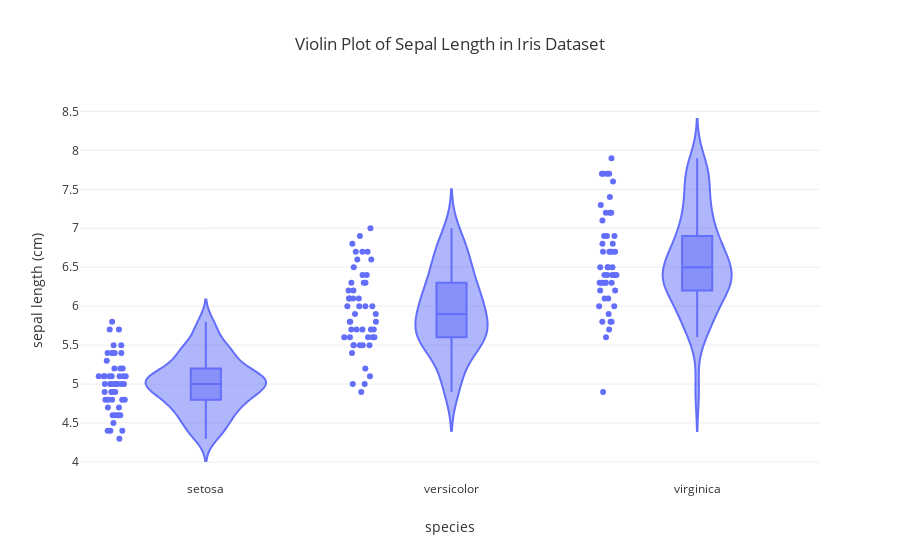
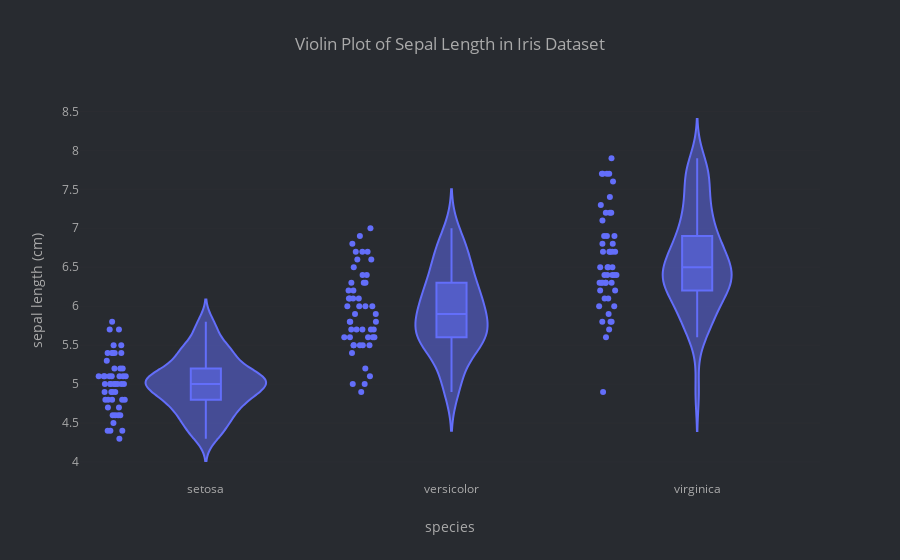

Source (notebook cell) for these figures, in order:
### Code cell
#| label: plotly-iris-violin
#| renderings: [light, dark]
#| echo: false
# plotly 6.* has three outputs the first time you run it.
# without "foo" you'll get the warning
# (W) need 2 cell-output-display for renderings light,dark; got 3
# and no light/dark treatment
# it seems (?) to be safe to drop "foo"
import plotly.express as px
import pandas as pd
from sklearn.datasets import load_iris
from functools import partial

# Load the iris dataset
iris_data = load_iris()
iris_df = pd.DataFrame(data=iris_data.data, columns=iris_data.feature_names)
iris_df['species'] = pd.Categorical.from_codes(iris_data.target, iris_data.target_names)

plot = px.violin(iris_df, x='species', y='sepal length (cm)', box=True, points="all",
                title='Violin Plot of Sepal Length in Iris Dataset')


plot.update_layout(template='light_brand')
display(plot)

plot.update_layout(template='dark_brand')
display(plot)

### Figure 1 — Plotly figure (JSON) as saved in the notebook; plotly's stock layout.template omitted (floating-point values rounded to 4 significant figures; data arrays with more than 128 entries replaced by an {"elided": "..."} marker saying what was removed)
{"data": [{"alignmentgroup": "True", "box": {"visible": true}, "hovertemplate": "species=%{x}<br>sepal length (cm)=%{y}<extra></extra>", "legendgroup": "", "marker": {"color": "#636efa"}, "name": "", "offsetgroup": "", "orientation": "v", "points": "all", "scalegroup": "True", "showlegend": false, "type": "violin", "x": {"elided": "150 str values"}, "x0": " ", "xaxis": "x", "y": {"elided": "150 float values"}, "y0": " ", "yaxis": "y"}], "layout": {"legend": {"tracegroupgap": 0}, "title": {"text": "Violin Plot of Sepal Length in Iris Dataset"}, "violinmode": "group", "xaxis": {"anchor": "y", "domain": [0, 1], "title": {"text": "species"}}, "yaxis": {"anchor": "x", "domain": [0, 1], "title": {"text": "sepal length (cm)"}}}}

### Figure 2 — Plotly figure (JSON) as saved in the notebook; plotly's stock layout.template omitted (floating-point values rounded to 4 significant figures; data arrays with more than 128 entries replaced by an {"elided": "..."} marker saying what was removed)
{"data": [{"alignmentgroup": "True", "box": {"visible": true}, "hovertemplate": "species=%{x}<br>sepal length (cm)=%{y}<extra></extra>", "legendgroup": "", "marker": {"color": "#636efa"}, "name": "", "offsetgroup": "", "orientation": "v", "points": "all", "scalegroup": "True", "showlegend": false, "type": "violin", "x": {"elided": "150 str values"}, "x0": " ", "xaxis": "x", "y": {"elided": "150 float values"}, "y0": " ", "yaxis": "y"}], "layout": {"legend": {"tracegroupgap": 0}, "title": {"text": "Violin Plot of Sepal Length in Iris Dataset"}, "violinmode": "group", "xaxis": {"anchor": "y", "domain": [0, 1], "title": {"text": "species"}}, "yaxis": {"anchor": "x", "domain": [0, 1], "title": {"text": "sepal length (cm)"}}}}
